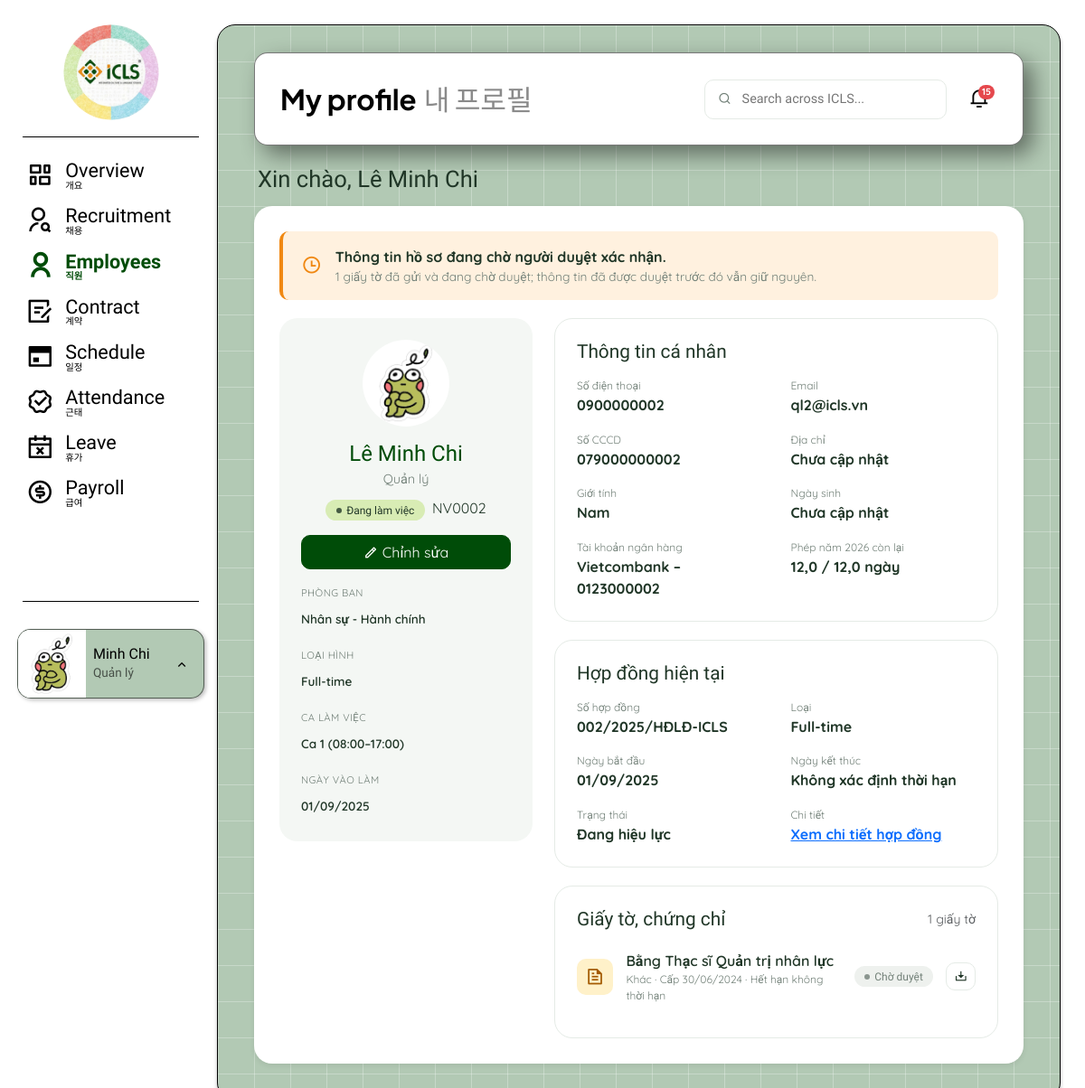
The page /nhan-su/ho-so-cua-toi/ (signed in) on the database its author committed.
### accounts/models.py (models this page shows, shortened)
class User(AbstractUser):
    username = None
    first_name = None
    last_name = None
    email = models.EmailField(max_length=255, unique=True)
    full_name = models.CharField(max_length=150, blank=True)
    phone = models.CharField(max_length=20, blank=True)
    role = models.CharField(max_length=20, choices=UserRole.choices, default=UserRole.EMPLOYEE)
    avatar = models.FileField(upload_to='avatars/', blank=True)
    updated_at = models.DateTimeField(auto_now=True)
    USERNAME_FIELD = 'email'
    REQUIRED_FIELDS = []
    objects = UserManager()
    class Meta:
        db_table = 'users'

### employees/models.py (models this page shows, shortened)
class Employee(models.Model):
    user = models.OneToOneField(settings.AUTH_USER_MODEL, on_delete=models.PROTECT, related_name='employee')
    candidate = models.OneToOneField('recruitment.Candidate', on_delete=models.SET_NULL, null=True, blank=True,
                                     related_name='employee')
    full_name = models.CharField(max_length=150)
    phone = models.CharField(max_length=20)
    gender = models.CharField(max_length=10, choices=Gender.choices, blank=True)
    date_of_birth = models.DateField(null=True, blank=True)
    id_card_number = models.CharField(max_length=20, unique=True, null=True, blank=True)
    address = models.TextField(blank=True)
    nationality = models.CharField(max_length=30, default='Việt Nam')
    department = models.CharField(max_length=30, choices=Department.choices)
    position = models.CharField(max_length=30, choices=Position.choices)
    employment_type = models.CharField(max_length=20, choices=EmploymentType.choices)
    work_shift = models.CharField(max_length=20, choices=WorkShift.choices, blank=True)
    bank_account = models.CharField(max_length=100, blank=True)
    status = models.CharField(max_length=20, choices=EmployeeStatus.choices, default=EmployeeStatus.ONBOARDING)
    join_date = models.DateField()
    created_at = models.DateTimeField(auto_now_add=True)
    updated_at = models.DateTimeField(auto_now=True)
    class Meta:
        db_table = 'employees'
    @property
    def code(self):
        return f'NV{self.id:04d}'

class EmployeeDocument(models.Model):
    employee = models.ForeignKey(Employee, on_delete=models.PROTECT, related_name='documents')
    document_type = models.CharField(max_length=30, choices=DocumentType.choices)
    document_name = models.CharField(max_length=150)
    issue_date = models.DateField(null=True, blank=True)
    expiry_date = models.DateField(null=True, blank=True)
    file_url = models.FileField(upload_to='employee_documents/')
    status = models.CharField(max_length=20, choices=DocumentStatus.choices, default=DocumentStatus.PENDING)
    rejection_reason = models.TextField(blank=True)
    reviewed_by = models.ForeignKey(settings.AUTH_USER_MODEL, on_delete=models.SET_NULL, null=True, blank=True,
                                    related_name='reviewed_documents')
    reviewed_at = models.DateTimeField(null=True, blank=True)
    created_at = models.DateTimeField(auto_now_add=True)
    updated_at = models.DateTimeField(auto_now=True)
    class Meta:
        db_table = 'employee_documents'
        constraints = [
            models.CheckConstraint(
                condition=Q(expiry_date__isnull=True) | Q(expiry_date__gte=F('issue_date')),
                name='doc_expiry_after_issue'),
        ]

### leave/models.py (models this page shows, shortened)
class LeaveBalance(models.Model):
    employee = models.ForeignKey('employees.Employee', on_delete=models.PROTECT, related_name='leave_balances')
    year = models.PositiveIntegerField()
    total_days = models.DecimalField(max_digits=4, decimal_places=1, default=12)
    used_days = models.DecimalField(max_digits=4, decimal_places=1, default=0)
    class Meta:
        db_table = 'leave_balances'
        constraints = [
            models.UniqueConstraint(fields=['employee', 'year'], name='one_balance_per_year'),
            models.CheckConstraint(condition=Q(used_days__lte=F('total_days')), name='used_not_over_total'),
        ]
    @property
    def remaining_days(self):
        return self.total_days - self.used_days

### contracts/models.py (models this page shows, shortened)
class Contract(models.Model):
    employee = models.ForeignKey('employees.Employee', on_delete=models.PROTECT, related_name='contracts')
    contract_number = models.CharField(max_length=50, unique=True)
    employment_type = models.CharField(max_length=20, choices=EmploymentType.choices)
    start_date = models.DateField()
    end_date = models.DateField(null=True, blank=True)
    previous_contract = models.ForeignKey('self', on_delete=models.SET_NULL, null=True, blank=True,
                                          related_name='renewals')
    status = models.CharField(max_length=20, choices=ContractStatus.choices, default=ContractStatus.ACTIVE)
    termination_date = models.DateField(null=True, blank=True)
    termination_reason = models.TextField(blank=True)
    file_url = models.FileField(upload_to='contracts/', blank=True)   # file scan bản đã ký; trống = chưa tải lên
    created_at = models.DateTimeField(auto_now_add=True)
    class Meta:
        db_table = 'contracts'
        constraints = [
            models.UniqueConstraint(fields=['employee'], condition=Q(status='ACTIVE'),
                                    name='one_active_contract_per_employee'),
            models.CheckConstraint(condition=Q(end_date__isnull=True) | Q(end_date__gt=F('start_date')),
                                   name='contract_end_after_start'),
        ]

### employees/views.py (the view)
# urls.py: path('ho-so-cua-toi/', views.ho_so_cua_toi, name='my_profile'),                    # UC 2.3
@role_required()
def ho_so_cua_toi(request):
    nhan_su = _nhan_su_cua_toi(request)
    if nhan_su is None:                                                            # luồng 1.1
        return render(request, 'employees/khong_co_ho_so.html', {'thong_diep': thong_bao.KHONG_CO_HO_SO})
    boi_canh = services.du_lieu_ho_so(nhan_su)
    boi_canh.update({'nhan_su': nhan_su, 'chua_cap_nhat': thong_bao.CHUA_CAP_NHAT})
    return render(request, 'employees/ho_so_cua_toi.html', boi_canh)

### templates/employees/ho_so_cua_toi.html (shortened to what this page needs)
{% extends 'base.html' %}
{% load icls_filters %}
{% block page_title %}My profile{% endblock %}
{% block page_title_ko %}내 프로필{% endblock %}
{% block panel %}
<div class="page-greeting"><p class="hello">Xin chào, {{ nhan_su.full_name }}</p></div>
<section class="app-card" style="margin-top:14px">
  {% if giay_to_cho_duyet %}
  <div class="banner">
    <i class="ri-time-line"></i>
    <div><div class="t">Thông tin hồ sơ đang chờ người duyệt xác nhận.</div>
    <div class="d">{{ giay_to_cho_duyet|length }} giấy tờ đã gửi và đang chờ duyệt; thông tin đã được duyệt trước đó vẫn giữ nguyên.</div></div>
  </div>
  {% endif %}
  <div class="profile-grid" style="margin-top:0">
    <aside class="side-card" style="background:#f4f7f4;box-shadow:none">
      {% if user.avatar %}
      <img src="{% url 'core:tai_file' user.avatar.name %}" alt="" class="rounded-circle" style="width:96px;height:96px;object-fit:cover;">
      {% else %}
      <span class="avatar-initials lg {{ nhan_su.pk|mau_avatar }} mx-auto">{{ nhan_su.full_name|slice:":1" }}</span>
      {% endif %}
      <p class="nm">{{ nhan_su.full_name }}</p>
      <div class="role">{{ nhan_su.get_position_display }}</div>
      <div class="mt-2">{% include 'employees/_chip_nhan_su.html' %} <span class="id ms-1">{{ nhan_su.code }}</span></div>
      <a href="{% url 'employees:my_profile_edit' %}" class="btn btn-icls w-100 mt-3"><i class="ri-pencil-line"></i> Chỉnh sửa</a>
      <div class="lbl">Phòng ban</div><div class="kv"><span class="v">{{ nhan_su.get_department_display }}</span></div>
      <div class="lbl">Loại hình</div><div class="kv"><span class="v">{{ nhan_su.get_employment_type_display }}</span></div>
      {% if nhan_su.work_shift %}<div class="lbl">Ca làm việc</div><div class="kv"><span class="v">{{ nhan_su.get_work_shift_display }}</span></div>{% endif %}
      <div class="lbl">Ngày vào làm</div><div class="kv"><span class="v">{{ nhan_su.join_date|date:"d/m/Y" }}</span></div>
    </aside>
    <div>
      <div class="panel-white" style="box-shadow:none;border:1px solid var(--icls-border)">
        <h4>Thông tin cá nhân</h4>
        <div class="info-grid">
          <div><div class="k">Số điện thoại</div><div class="v">{{ nhan_su.phone }}</div></div>
          <div><div class="k">Email</div><div class="v">{{ user.email }}</div></div>
          <div><div class="k">Số CCCD</div><div class="v">{{ nhan_su.id_card_number|default:chua_cap_nhat }}</div></div>
          <div><div class="k">Địa chỉ</div><div class="v">{{ nhan_su.address|default:chua_cap_nhat }}</div></div>
          <div><div class="k">Giới tính</div><div class="v">{{ nhan_su.get_gender_display|default:chua_cap_nhat }}</div></div>
          <div><div class="k">Ngày sinh</div><div class="v">{% if nhan_su.date_of_birth %}{{ nhan_su.date_of_birth|date:"d/m/Y" }}{% else %}{{ chua_cap_nhat }}{% endif %}</div></div>
          <div><div class="k">Tài khoản ngân hàng</div><div class="v">{{ nhan_su.bank_account|default:chua_cap_nhat }}</div></div>
          {% if quy_phep %}<div><div class="k">Phép năm {{ quy_phep.year }} còn lại</div><div class="v">{{ quy_phep.remaining_days }} / {{ quy_phep.total_days }} ngày</div></div>{% endif %}
        </div>
      </div>
      <div class="panel-white" style="box-shadow:none;border:1px solid var(--icls-border)">
        <h4>Hợp đồng hiện tại</h4>
        {% if hop_dong %}
        <div class="info-grid">
          <div><div class="k">Số hợp đồng</div><div class="v">{{ hop_dong.contract_number }}</div></div>
          <div><div class="k">Loại</div><div class="v">{{ hop_dong.get_employment_type_display }}</div></div>
          <div><div class="k">Ngày bắt đầu</div><div class="v">{{ hop_dong.start_date|date:"d/m/Y" }}</div></div>
          <div><div class="k">Ngày kết thúc</div><div class="v">{% if hop_dong.end_date %}{{ hop_dong.end_date|date:"d/m/Y" }}{% else %}Không xác định thời hạn{% endif %}</div></div>
          <div><div class="k">Trạng thái</div><div class="v">{{ hop_dong.get_status_display }}</div></div>
          <div><div class="k">Chi tiết</div><div class="v"><a href="{% url 'contracts:contract_detail' hop_dong.pk %}">Xem chi tiết hợp đồng</a></div></div>
        </div>
        {% else %}<p class="text-muted mb-0">{{ chua_cap_nhat }}</p>{% endif %}
      </div>
      <div class="panel-white" style="box-shadow:none;border:1px solid var(--icls-border)">
        <div class="d-flex justify-content-between align-items-center mb-2">
          <h4 class="mb-0">Giấy tờ, chứng chỉ</h4><span class="text-muted small">{{ giay_to|length }} giấy tờ</span>
        </div>
        {% for g, muc in giay_to %}
        <div class="doc-row">
          <span class="doc-ico {% if g.document_type == 'CERTIFICATION' %}t-cert{% elif g.document_type == 'PERSONAL_ID' %}t-id{% endif %}"><i class="ri-file-text-line"></i></span>
          <div class="me-auto">
            <div class="nm">{{ g.document_name }}</div>
            <div class="meta">{{ g.get_document_type_display }} · Cấp {% if g.issue_date %}{{ g.issue_date|date:"d/m/Y" }}{% else %}—{% endif %} · Hết hạn {% if g.expiry_date %}{{ g.expiry_date|date:"d/m/Y" }}{% else %}không thời hạn{% endif %}</div>
          </div>
          {% include 'employees/_chip_giay_to.html' %}
          <a class="btn btn-ghost btn-sm" href="{% url 'core:tai_file' g.file_url.name %}" title="Xem / tải file"><i class="ri-download-2-line"></i></a>
        </div>
        {% empty %}<p class="text-muted mb-0">{{ chua_cap_nhat }}</p>{% endfor %}
      </div>
    </div>
  </div>
</section>
{% endblock %}

### templates/base.html (shortened to what this page needs)
{% load static icls_filters %}
<!doctype html>
<html lang="vi">
<head>
  <link href="https://cdn.jsdelivr.net/npm/bootstrap@5.3.3/dist/css/bootstrap.min.css" rel="stylesheet">
  <link href="https://cdn.jsdelivr.net/npm/remixicon@4.3.0/fonts/remixicon.css" rel="stylesheet">
  <link href="{% static 'css/icls.css' %}?v=14" rel="stylesheet">
</head>
<body>
{% if user.is_authenticated %}
<div class="app-shell">
  <aside class="app-sidebar offcanvas-lg offcanvas-start" tabindex="-1" id="thanhTrai" aria-label="Menu chính">
    <div class="offcanvas-body d-flex flex-column p-0">
      <a href="{% url 'dashboard:dashboard' %}"><img src="{% static 'img/icls-logo.png' %}" alt="ICLS" class="sidebar-logo"></a>
      <hr class="sidebar-divider">
      <ul class="sidebar-nav">
        {% for muc in menu_chinh %}
        <li>
          <a class="sidebar-link {% if muc.dang_chon %}active{% endif %} {% if not muc.url %}disabled{% endif %}"
             href="{{ muc.url|default:'#' }}" {% if not muc.url %}aria-disabled="true" tabindex="-1" title="Sắp có"{% endif %}>
            <i class="{{ muc.icon }}"></i>
            <span><span class="ten-anh">{{ muc.ten_anh }}</span><span class="ten-han">{{ muc.ten_han }}</span></span>
          </a>
        </li>
        {% endfor %}
      </ul>
      <hr class="sidebar-divider">
      <div class="profile-wrap">
        <div class="profile-card dropup">
          {% if user.avatar %}
          <img class="profile-avatar" src="{% url 'core:tai_file' user.avatar.name %}" alt="">
          {% else %}
          <span class="profile-avatar">{{ user.email|slice:":1"|upper }}</span>
          {% endif %}
          <div class="overflow-hidden">
            <div class="profile-name" title="{{ user.full_name }}">{% if user.full_name %}{{ user.full_name|ten_goi }}{% else %}{{ user.email }}{% endif %}</div>
            <div class="profile-role">{{ user.get_role_display }}</div>
          </div>
          <button type="button" class="profile-trigger" data-bs-toggle="dropdown" data-bs-reference="parent" aria-label="Menu tài khoản">
            <i class="ri-arrow-up-s-line"></i>
          </button>
        </div>
      </div>
    </div>
  </aside>
  <main class="app-main">
    <div class="app-panel">
      <header class="app-navbar">
        <h1 class="app-title">{% block page_title %}ICLS{% endblock %}<span class="ko">{% block page_title_ko %}{% endblock %}</span></h1>
        <div class="global-tools">
          <label class="search-field"><i class="ri-search-line"></i><input type="search" placeholder="Search across ICLS..." disabled></label>
          <a class="bell" href="{% url 'core:notifications' %}" aria-label="Thông báo">
            <i class="ri-notification-3-line"></i>
            {% if so_thong_bao_chua_doc %}<span class="dot">{{ so_thong_bao_chua_doc }}</span>{% endif %}
          </a>
        </div>
      </header>
      {% block panel %}{% endblock %}
    </div>
  </main>
</div>
{% endif %}
</body>
</html>

### templates/employees/_chip_nhan_su.html
<span class="chip {{ nhan_su.status|lower }}">{{ nhan_su.get_status_display }}</span>

### templates/employees/_chip_giay_to.html
{% if g.status == 'PENDING' %}<span class="chip pending">Chờ duyệt</span>
{% elif g.status == 'REJECTED' %}<span class="chip rejected">Bị từ chối</span>
{% elif muc == 'EXPIRED' %}<span class="chip expired">Đã hết hạn</span>
{% elif muc == 'EXPIRING' %}<span class="chip expiring">Sắp hết hạn</span>
{% else %}<span class="chip valid">Còn hạn</span>{% endif %}

### rows shown on the page
User: avatar (picture), full_name|ten_goi "Minh Chi", role "Quản lý", email "ql2@icls.vn"
Employee: full_name "Lê Minh Chi", position "Quản lý", status "Đang làm việc", code "NV0002", department "Nhân sự - Hành chính", employment_type "Full-time", work_shift "Ca 1 (08:00–17:00)", join_date "01/09/2025", phone "0900000002", id_card_number "079000000002", address "Chưa cập nhật", gender "Nam", bank_account "Vietcombank – 0123000002"
LeaveBalance: year "2026", remaining_days "12,0", total_days "12,0"
Contract: contract_number "002/2025/HĐLĐ-ICLS", employment_type "Full-time", start_date "01/09/2025", status "Đang hiệu lực"
EmployeeDocument: document_name "Bằng Thạc sĩ Quản trị nhân lực", document_type "Khác", issue_date "30/06/2024", shows "không thời hạn", status "Chờ duyệt"

### other values the page prints
{{ muc.ten_anh }} "Overview" "Recruitment" "Employees" "Contract" "Schedule" "Attendance" "Leave" "Payroll"
{{ muc.ten_han }} "개요" "채용" "직원" "계약" "일정" "근태" "휴가" "급여"
{{ so_thong_bao_chua_doc }} "15"
{{ giay_to_cho_duyet|length }} "1"
{{ chua_cap_nhat }} "Chưa cập nhật"
{{ giay_to|length }} "1"
